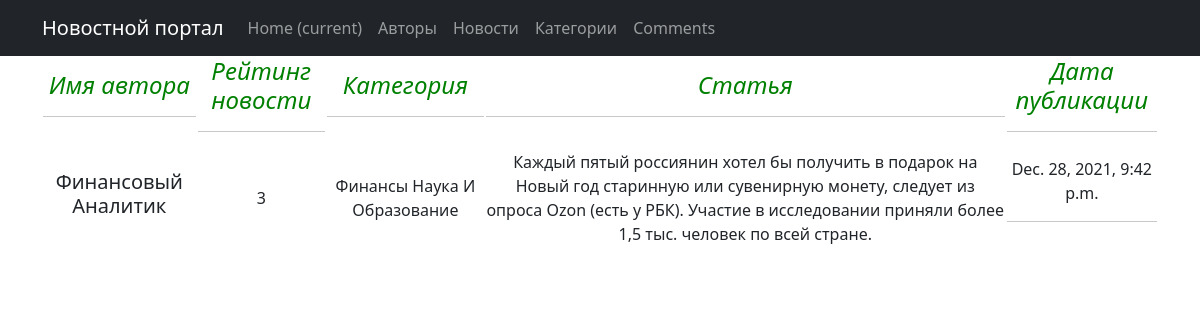
The page /authors/2/ on the database its author committed.
### news/models.py (models this page shows, shortened)
class Post(models.Model):
    author = models.ForeignKey(Author, on_delete=models.CASCADE)
    NEWS = 'NW'
    ARTICLE = 'AR'
    CATEGORY_CHOICES = (
        (NEWS, 'Новости'),
        (ARTICLE, 'Статья'),
    )
    categoryType = models.CharField(max_length=2, choices=CATEGORY_CHOICES, default=ARTICLE)
    dateCreation = models.DateTimeField(auto_now_add=True, verbose_name="Время создания новости")
    postCategory = models.ManyToManyField(Category, through='PostCategory', verbose_name="Название категории")
    title = models.CharField(max_length=128)
    text = models.TextField()
    rating = models.SmallIntegerField(default=0)

class Author(models.Model):
    authorUser = models.OneToOneField(User, on_delete=models.CASCADE)
    ratingAuthor = models.SmallIntegerField(default=0)
    def __str__(self):
        return self.authorUser.username

class Category(models.Model):
    name = models.CharField(max_length=64, unique=True)
    def __str__(self):
        return self.name

### news/views.py (the view)
# urls.py: path('<int:pk>/', NewsDetailView.as_view(), name='news_detail'),
class NewsDetailView(DetailView):
    template_name = 'news_detail.html'
    queryset = Post.objects.all()

### news/templates/news_detail.html (shortened to what this page needs)
{% extends 'flatpages/default.html' %}
{% block content %}
<table>
    <tr>
        <td>
            <h4><em><span style="color: #008000;">Имя автора</span></em></h4>
            <hr/>
        </td>
        <td>
            <h4><em><span style="color: #008000;">Рейтинг новости</span></em></h4>
            <hr/>
        </td>
        <td>
            <h4><em><span style="color: #008000;">Категория</span></em></h4>
            <hr/>
        </td>
        <td>
            <h4><em><span style="color: #008000;">Статья</span></em></h4>
            <hr/>
        </td>
        <td>
            <h4><em><span style="color: #008000;">Дата публикации</span></em></h4>
            <hr/>
        </td>
    </tr>
    <tr>
        <td>
            <h5>{{ post.author|title }}</h5>
        </td>
        <td>
            {{ post.rating }}
        </td>
        <td>
            {% for new in post.postCategory.all %}
            {{ new|title }}
            {% endfor %}
        </td>
        <td>
            {{ post.text }}
        </td>
        <td>
            {{ post.dateCreation }}
            <hr/>
        </td>
    </tr>
</table>
{% endblock content %}

### rows shown on the page
Post: author "Финансовый Аналитик", rating "3", text "Каждый пятый россиянин хотел бы получить в подарок на Новый год старинную или сувенирную монету, следует из опроса Ozon (есть у РБК). Участие в исследовании приняли более 1,5 тыс. человек по всей стране.", dateCreation "Dec. 28, 2021, 9:42 p.m."
Category: name "Финансы"
Category: name "Наука И Образование"
